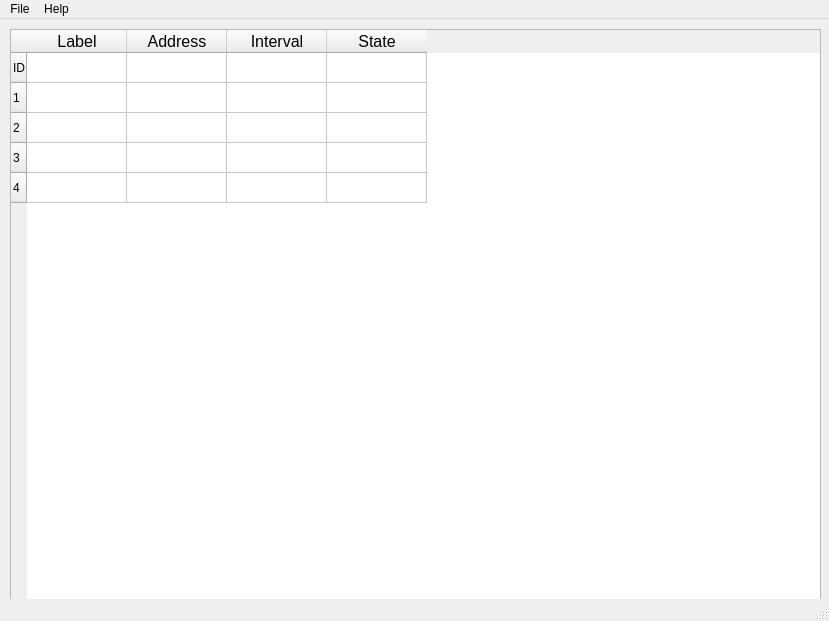
<?xml version="1.0" encoding="UTF-8"?>
<ui version="4.0">
 <class>EasyTemperature</class>
 <widget class="QMainWindow" name="EasyTemperature">
  <property name="geometry">
   <rect>
    <x>0</x>
    <y>0</y>
    <width>829</width>
    <height>621</height>
   </rect>
  </property>
  <property name="windowTitle">
   <string>EasyTemperature</string>
  </property>
  <widget class="QWidget" name="centralwidget">
   <widget class="QTableWidget" name="tableWidget">
    <property name="geometry">
     <rect>
      <x>10</x>
      <y>10</y>
      <width>811</width>
      <height>571</height>
     </rect>
    </property>
    <property name="lineWidth">
     <number>3</number>
    </property>
    <row>
     <property name="text">
      <string>ID</string>
     </property>
    </row>
    <row>
     <property name="text">
      <string>1</string>
     </property>
    </row>
    <row>
     <property name="text">
      <string>2</string>
     </property>
    </row>
    <row>
     <property name="text">
      <string>3</string>
     </property>
    </row>
    <row>
     <property name="text">
      <string>4</string>
     </property>
    </row>
    <column>
     <property name="text">
      <string>Label</string>
     </property>
     <property name="font">
      <font>
       <pointsize>12</pointsize>
      </font>
     </property>
     <property name="textAlignment">
      <set>AlignCenter</set>
     </property>
    </column>
    <column>
     <property name="text">
      <string>Address</string>
     </property>
     <property name="font">
      <font>
       <pointsize>12</pointsize>
      </font>
     </property>
     <property name="textAlignment">
      <set>AlignCenter</set>
     </property>
    </column>
    <column>
     <property name="text">
      <string>Interval</string>
     </property>
     <property name="font">
      <font>
       <pointsize>12</pointsize>
      </font>
     </property>
     <property name="textAlignment">
      <set>AlignCenter</set>
     </property>
    </column>
    <column>
     <property name="text">
      <string>State</string>
     </property>
     <property name="font">
      <font>
       <pointsize>12</pointsize>
      </font>
     </property>
     <property name="textAlignment">
      <set>AlignCenter</set>
     </property>
    </column>
   </widget>
  </widget>
  <widget class="QMenuBar" name="menubar">
   <property name="geometry">
    <rect>
     <x>0</x>
     <y>0</y>
     <width>829</width>
     <height>21</height>
    </rect>
   </property>
   <widget class="QMenu" name="menuFile">
    <property name="title">
     <string>File</string>
    </property>
    <addaction name="actionNew"/>
    <addaction name="actionLoad"/>
    <addaction name="actionSave"/>
    <addaction name="actionSave_as"/>
    <addaction name="actionExit"/>
   </widget>
   <widget class="QMenu" name="menuHelp">
    <property name="title">
     <string>Help</string>
    </property>
    <addaction name="actionVersion"/>
    <addaction name="actionAuthor"/>
    <addaction name="actionHow_to_use"/>
   </widget>
   <addaction name="menuFile"/>
   <addaction name="menuHelp"/>
  </widget>
  <widget class="QStatusBar" name="statusbar"/>
  <action name="actionNew">
   <property name="text">
    <string>New</string>
   </property>
  </action>
  <action name="actionLoad">
   <property name="text">
    <string>Load</string>
   </property>
  </action>
  <action name="actionSave">
   <property name="text">
    <string>Save</string>
   </property>
  </action>
  <action name="actionExit">
   <property name="text">
    <string>Exit</string>
   </property>
  </action>
  <action name="actionVersion">
   <property name="text">
    <string>Version</string>
   </property>
  </action>
  <action name="actionAuthor">
   <property name="text">
    <string>Author</string>
   </property>
  </action>
  <action name="actionHow_to_use">
   <property name="text">
    <string>How to use?</string>
   </property>
  </action>
  <action name="actionSave_as">
   <property name="text">
    <string>Save as</string>
   </property>
  </action>
 </widget>
 <resources/>
 <connections/>
</ui>
